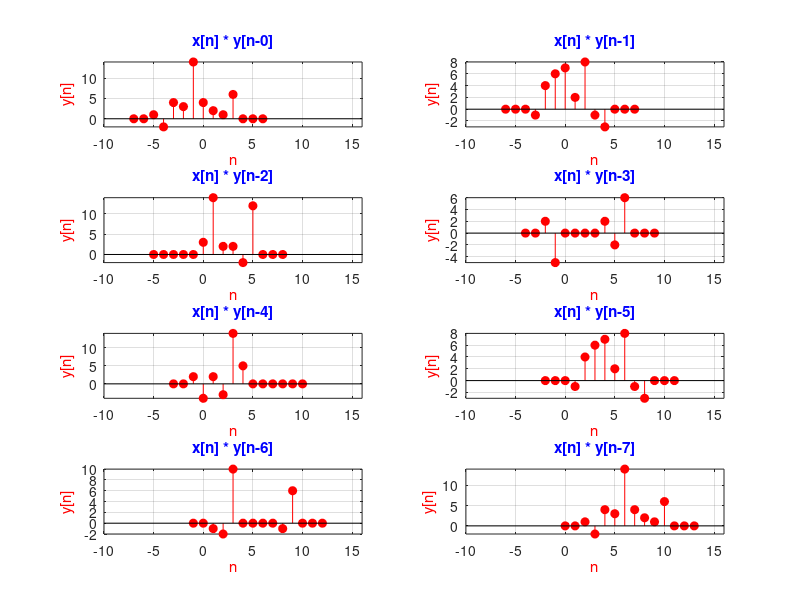

Recreate this plot in MATLAB.
n=-7:6
x=[0,0,1,-1,2,3,7,1,2,-1,3,0,0,0]
y=[0,0,1,2,2,1,2,4,1,-1,2,5,0,0]
sum=0
sum1=0
p=1:14
for i=1:8
    sum=0;
    subplot(4,2,i)
    stem(n,(x.*y),'r','filled')
    y=circshift(y,i);
    xlabel('n','Color','r')
    ylabel('y[n]','Color','r')
    title(sprintf('x[n] * y[n-%d]',i-1),'color','b')
    axis([-10 16 -inf inf]);
    grid
    n = -7+i:6+i
end 
    

   
    


